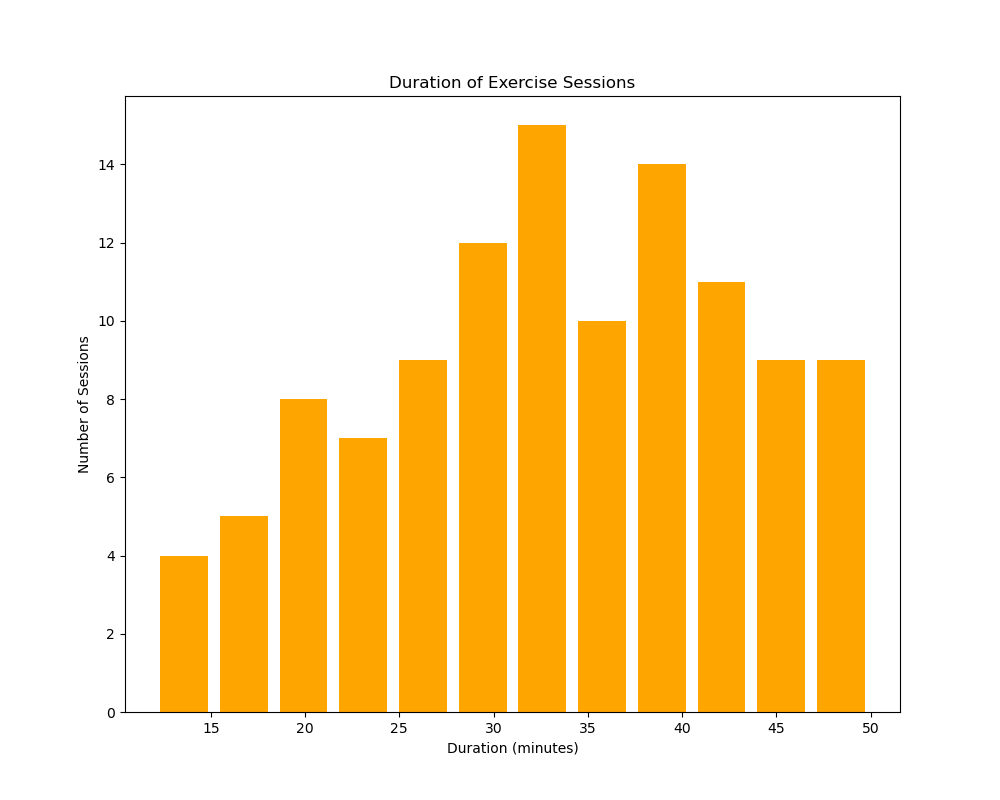

This figure's Python source:

import matplotlib.pyplot as plt

# Data: duration of exercise sessions in minutes
duration = [12, 15, 17, 14, 18, 19, 22, 20, 23, 21, 24, 19, 17, 16, 15, 22, 25, 26, 28, 19, 30, 32, 34, 33, 35, 29, 
            31, 27, 18, 25, 20, 22, 19, 21, 23, 26, 27, 30, 32, 29, 34, 31, 33, 25, 36, 38, 40, 37, 39, 41, 35, 28, 
            30, 27, 26, 24, 29, 33, 34, 38, 39, 41, 28, 29, 31, 35, 37, 38, 40, 39, 30, 33, 34, 31, 29, 32, 35, 36, 
            38, 41, 43, 45, 47, 46, 42, 44, 43, 45, 39, 40, 42, 44, 46, 48, 49, 50, 47, 45, 44, 43, 42, 40, 38, 37, 
            36, 39, 41, 43, 45, 47, 48, 49, 50]

# Set the size of the figure
plt.figure(figsize=(10, 8))

# Create histogram with specified bins, orientation, color, and width of the bars
plt.hist(duration, bins=12, orientation='vertical', color='#FFA500', rwidth=0.8)  # Orange color

# Set the title and labels
plt.title('Duration of Exercise Sessions')
plt.xlabel('Duration (minutes)')
plt.ylabel('Number of Sessions')

# Show the plot
plt.show()
